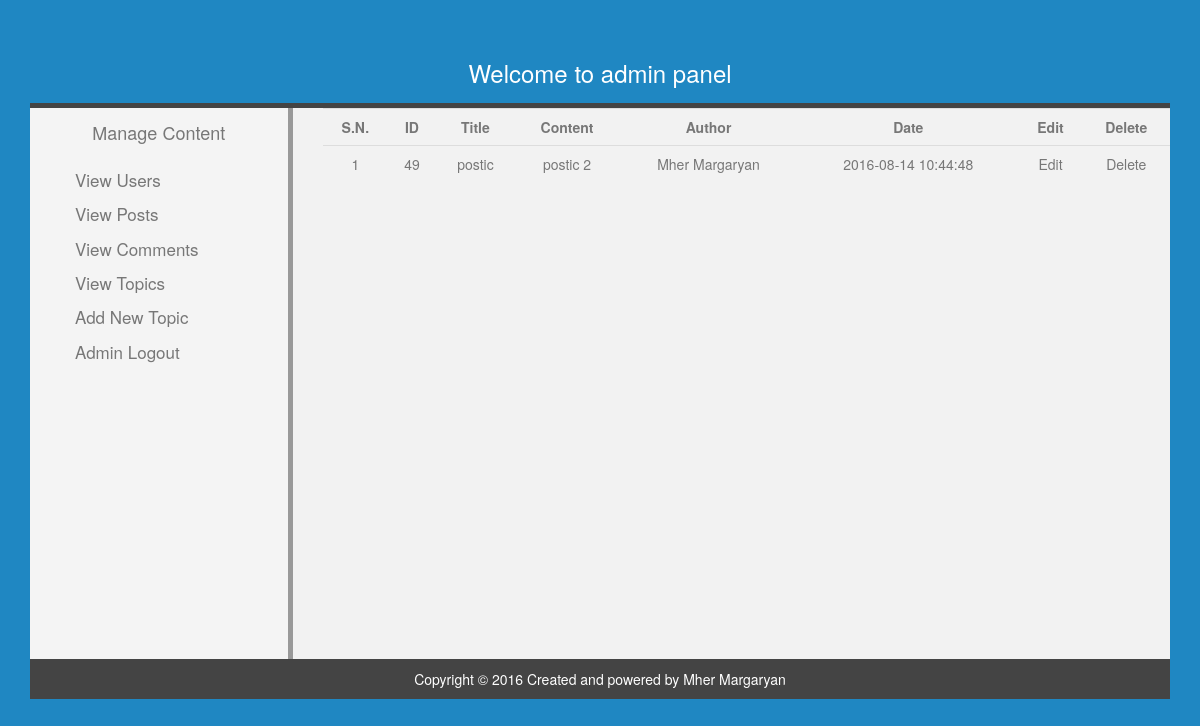
Screenshot of /admin/index.php?view_posts (signed in) with the database file from the repository.
### tables this page shows
CREATE TABLE `posts` (
  `post_id` int(11) NOT NULL,
  `user_id` int(11) NOT NULL,
  `topic_id` int(11) NOT NULL,
  `post_title` varchar(150) NOT NULL,
  `post_content` varchar(300) NOT NULL,
  `post_date` timestamp NOT NULL DEFAULT CURRENT_TIMESTAMP ON UPDATE CURRENT_TIMESTAMP
);

CREATE TABLE `users` (
  `user_id` int(11) NOT NULL,
  `user_firstname` varchar(150) NOT NULL,
  `user_lastname` text NOT NULL,
  `user_email` varchar(1024) NOT NULL,
  `user_password` varchar(150) NOT NULL,
  `user_country` text NOT NULL,
  `user_gender` varchar(150) NOT NULL,
  `user_birthday` date NOT NULL,
  `user_image` text NOT NULL,
  `register_date` date NOT NULL,
  `last_login` date NOT NULL,
  `status` varchar(150) NOT NULL,
  `posts` varchar(150) NOT NULL DEFAULT 'No'
);

### admin/includes/view_posts.php (the view, shortened to what this page needs)
<table class="table">
	<tr>
		<th>S.N.</th>
		<th>ID</th>
		<th>Title</th>
		<th>Content</th>
		<th>Author</th>
		<th>Date</th>
		<th>Edit</th>
		<th>Delete</th>
	</tr>
	<?php
		$query = "SELECT * FROM `posts` ORDER BY 1 DESC ";
		$query_run = mysqli_query($con, $query);
		$i=0;
		while($row = mysqli_fetch_array($query_run)){
			$id = $row['post_id'];
			$user_id = $row['user_id'];
			$date = $row['post_date'];
			$post_title = $row['post_title'];
			$post_content = $row['post_content'];
			$i++;
		$select_user = "SELECT * FROM `users` WHERE `user_id` = '$user_id' ";
		$select_user_run = mysqli_query($con, $select_user);
		$row_user = mysqli_fetch_array($select_user_run);
		$author_name = $row_user['user_firstname'];
		$author_lastname = $row_user['user_lastname'];
	?>
		<tr>
		<td><?php echo $i; ?></td>
		<td><?php echo $id; ?></td>
		<td><?php echo $post_title; ?></td>
		<td><?php echo $post_content; ?></td>
		<td><?php echo $author_name . ' ' . $author_lastname; ?></td>
		<td><?php echo $date; ?></td>
		<td><a href='index.php?view_posts&edit=<?php echo $id; ?>'>Edit</a></td>
		<td><a href='index.php?view_posts&delete=<?php echo $id; ?>'>Delete</a></td>
	</tr>
<?php } ?>
</table>

### admin/admin.style.css (style rules this page uses)
body { margin: 0; padding: 0; outline: none; background-color: #ccc; color: #000; }
a { text-decoration: none; color: #777; }
table { color: #777; text-align: center; }
table th { text-align: center; }
body { padding-top: 40px; padding-bottom: 40px; background-color: #1f87c2; color: #fff; text-align:center }

### rows the page displays
posts: post_id "49", post_title "postic", post_content "postic 2", user.user_firstname "Mher", user.user_lastname "Margaryan", post_date "2016-08-14 10:44:48"
